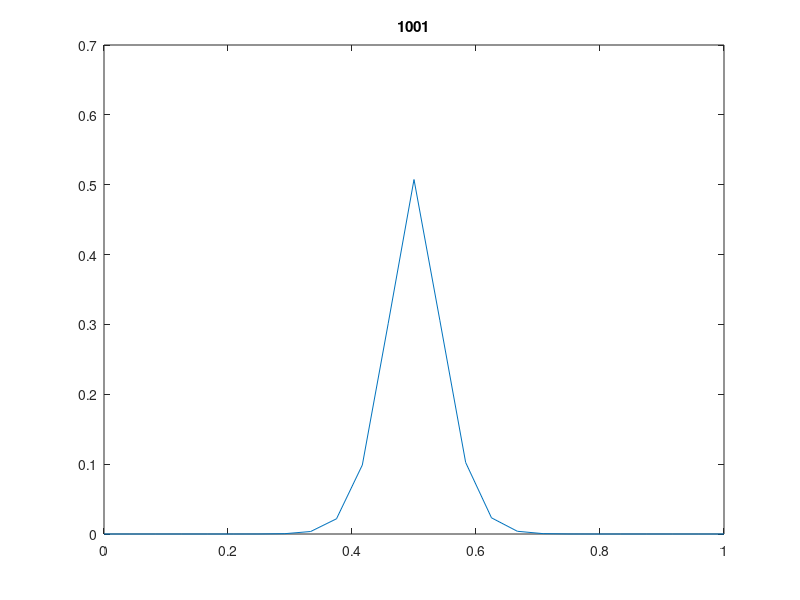

Reproduce this figure in MATLAB.
%test_problem_1.m written 3-22-16 by JTN to run test problem 1 of Thackham
%2009 work.

%only valid for V >= 0!

n = 25;
dt = 1e-3;

x = linspace(0,1,n);
dx = x(2) - x(1);
t = 0:dt:1;

xn = length(x);
tn = length(t);

x_int = 3:xn-2;


D = 1e-3;
V = 3;
x0 = 0.5;

Dc = D*dt/dx^2;
Vc = D*dt/dx;

%initial condition
IC = @(x) exp(-(x-x0).^2/D);
%left boundary
LB = @(t) 1/sqrt(1+4*t).*exp(-(x0+V*t).^2./(D*(1+4*t)));
%right boundary
RB = @(t) 1/sqrt(1+4*t).*exp(-(1-x0-V*t).^2./(D*(1+4*t)));

%sigma for flux limiters
sigma = @(r) (r+abs(r))./(1+abs(r));

%sparse matrix as a function for computation
A = @(s_l,s_r) sparse([x_int x_int x_int],[x_int-1 x_int x_int+1],[(Dc + Vc*(-1 + s_r)) ...
    (1-2*Dc+Vc*(1-s_l/2-s_r/2)) (Dc-Vc*s_l/2)],xn,xn);

%initialize
u = zeros(xn,tn);
u(:,1) = IC(x);

for i = 2:tn
    
    r_r = (u(x_int,i-1) - u(x_int-1,i-1))./(u(x_int+1,i-1) - u(x_int,i-1));
    
    r_l = (u(x_int-1,i-1) - u(x_int-2,i-1))./(u(x_int,i-1) - u(x_int-1,i-1));
    
    u(:,i) = A(sigma(r_l),sigma(r_r))*u(:,i-1);
end

for i = 1:10:tn
    plot(x,u(:,i))
    title(num2str(i));
    pause(.125)
end

